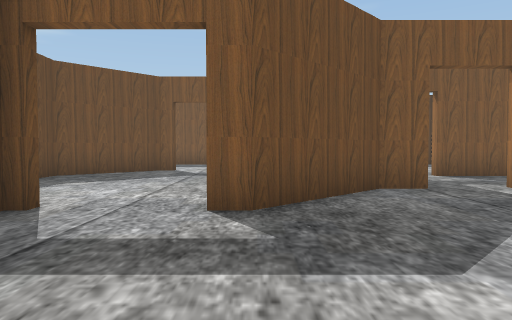
[1] (above)

24 first-person views from a walk through a Unity game level. The camera is 1.4 m above the floor, tilts 2° down and sees 70° across. The floor is counted in squares, 2 m on a side. Each view is taken from the middle of a square. On the plan, view 1 faces up. The plan holds only what a view shows up to about 11 squares ahead; the rest is blank. The place goes on beyond the plan. The player character is not drawn.

[2]
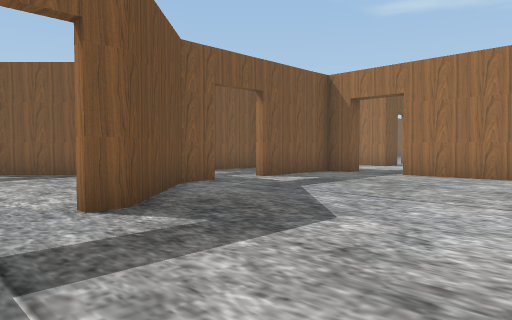

[3]
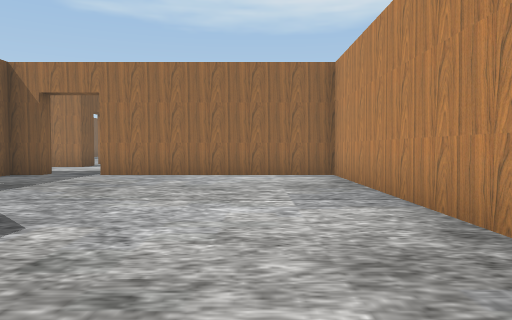

[4]
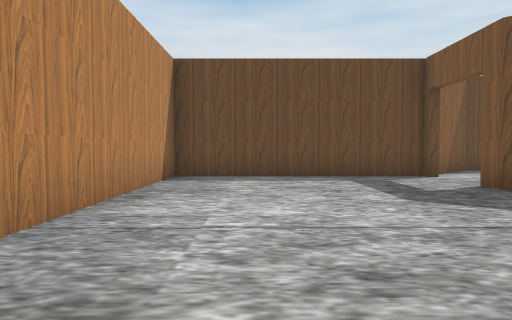

[5]
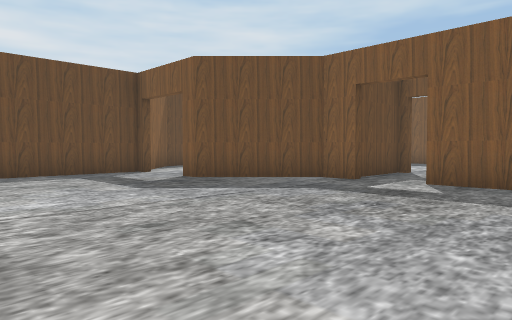

[6]
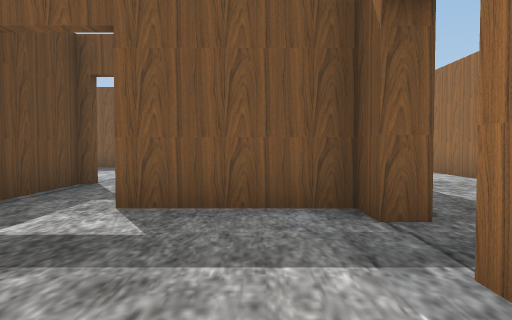

[7]
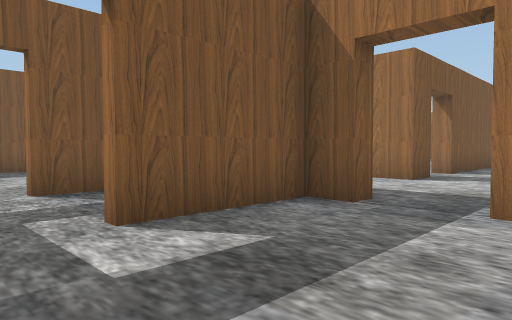

[8]
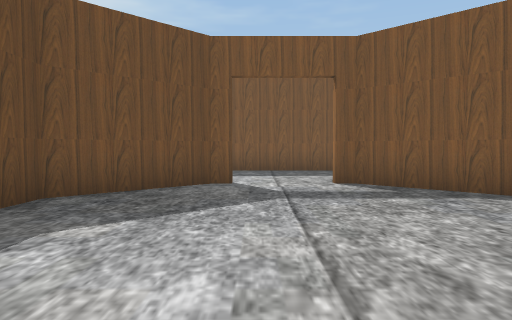

[9]
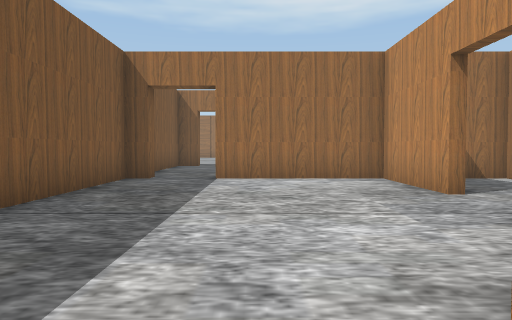

[10]
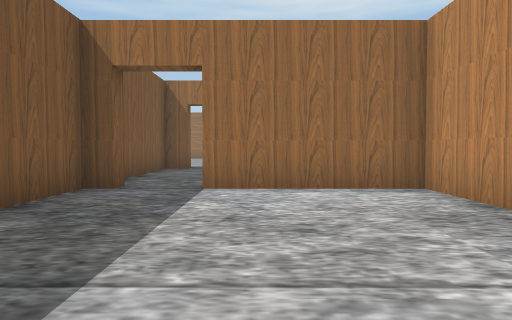

[11]
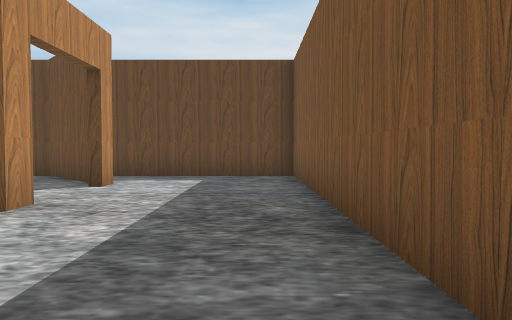

[12]
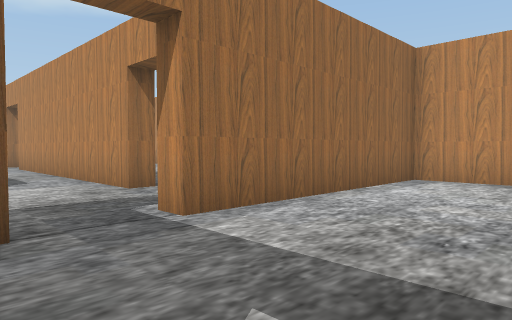

[13]
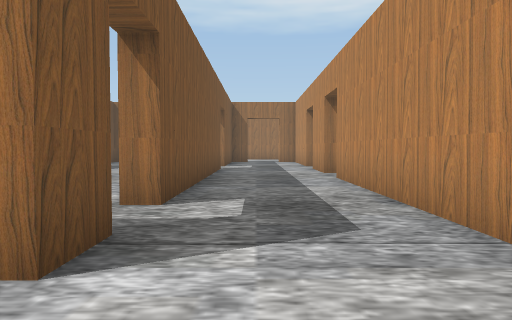

[14]
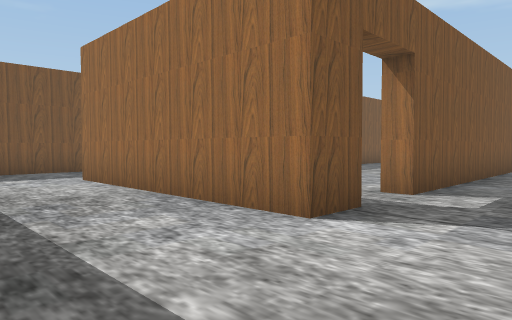

[15]
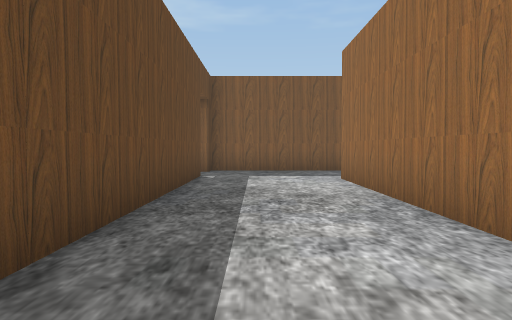

[16]
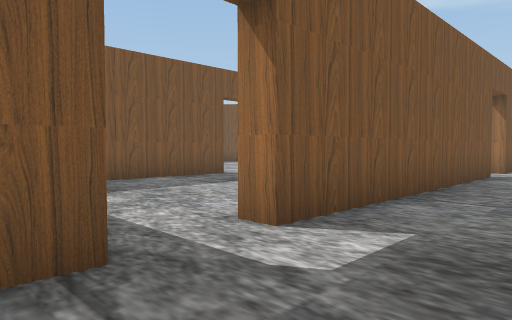

[17]
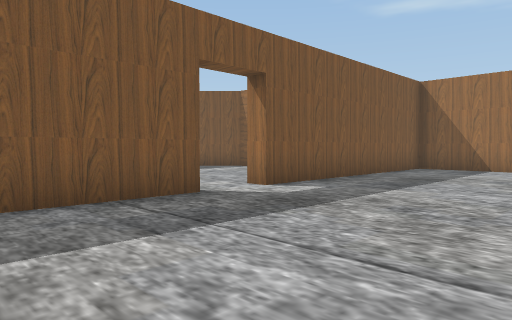

[18]
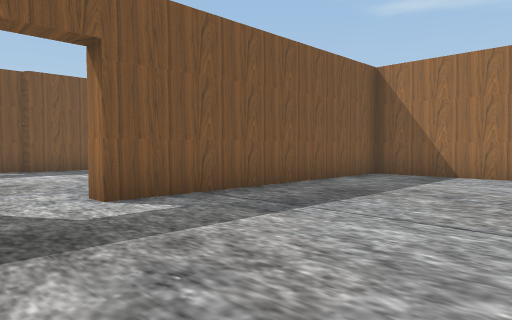

[19]
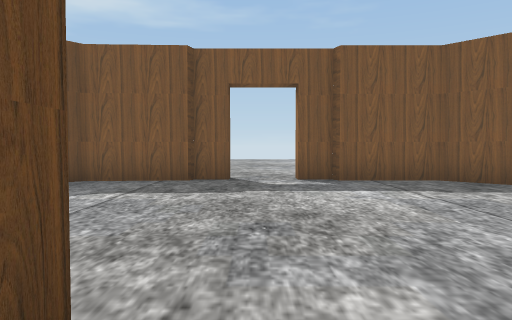

[20]
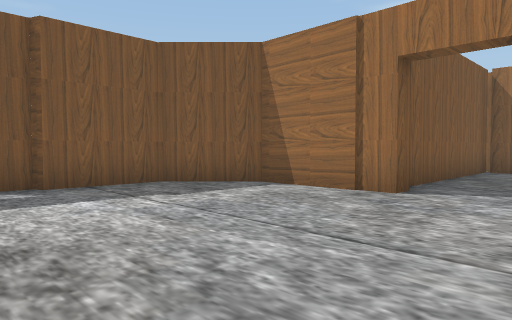

[21]
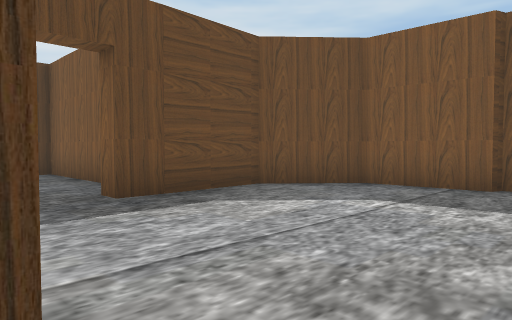

[22]
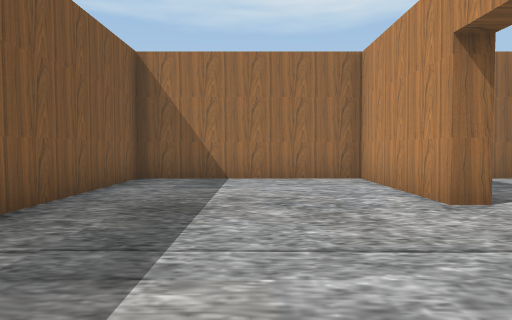

[23]
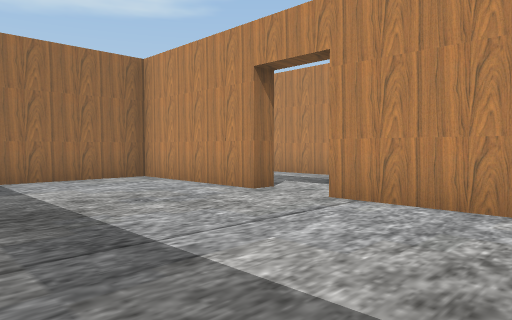

[24]
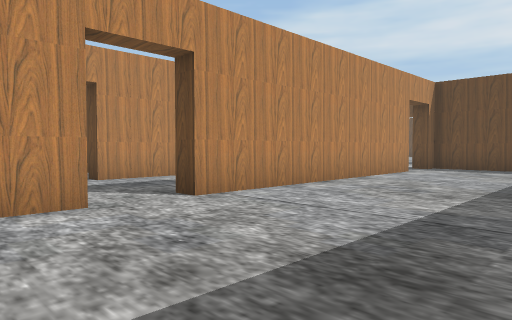

### Floor plan
Points are (right, up) in squares from view 1. A wall is a line through its corners. A room is listed if a view was taken in it or the views show most of it. See-through windows are left out.
Room 1 (views 1, 2, 3, 4, 5, 6, 7, 8, 12, 14)
walls: (3, 6.1) (2.1, 6.1) (0, 4) (-0.6, 4); (7.8, 5.4) (7.2, 5.4); (-2.8, 4.1) (-2.8, -2) (7.2, -2) (7.2, 3.9) (7.8, 3.9); (7.8, 6.1) (4.4, 6.1)
ways out: opening at (7.5, 4.5) to room 3; opening at (-1.5, 4.5) to room 6; opening at (3.5, 6) to room 7
Room 2 (views 9, 10, 11)
walls: (-0.5, 11.3) (0.1, 11.3); (4.4, 9.1) (7.2, 9.1) (7.2, 13); (-3, 11.3) (-2.4, 11.3); (7.7, 14.4) (7.2, 14.4); (8.5, 14.9) (-4.9, 14.9) (-4.9, 10.5)
ways out: opening at (7.5, 13.5) to room 3; opening at (-1.5, 10.5) to room 6; opening at (3.5, 9) to room 7
Room 3 (views 13, 15)
walls: (16.7, 18.7) (14.6, 18.7) (13, 17.1) (13.2, 14.2) (12.6, 14.2); (12, 14.9) (8.5, 14.9); (17.4, 19.5) (17.4, 18.9) (16.6, 18.9); (19.8, 18.9) (18.9, 18.9); (24, 14.4) (23.3, 14.4) (23.3, 17.2) (21.9, 18.7) (19.7, 18.7); (7.7, 12.9) (7.7, 5.9); (10.9, 6.1) (10.9, 12.3); (28.5, 14.6) (24.5, 14.6)
ways out: opening at (7.5, 4.5) to room 1; opening at (7.5, 13.5) to room 2; opening at (11, 4.5) to room 4; opening at (18, 12) to room 5; opening at (9, 3); opening at (18, 19)
Room 4 (view 16)
walls: (12, 6.1) (10.9, 6.1); (9.9, 3.1) (17.4, 3.1); (18.4, 6.1) (13.4, 6.1) (13.4, 6.6)
ways out: opening at (11, 4.5) to room 3; opening at (12.5, 6) to room 5; opening at (18, 3); opening at (19.5, 4.5)
Room 5 (views 17, 18, 19, 20, 21, 22, 23, 24)
walls: (17.4, 12.2) (17.4, 11.6) (14.1, 11.6); (22.4, 6.6) (26.2, 6.6) (26.2, 11.6) (18.9, 11.6) (18.9, 12.2); (13.4, 6.6) (20.9, 6.6); (11.4, 8.9) (11.4, 8)
ways out: opening at (18, 12) to room 3; opening at (12.5, 6) to room 4; opening at (21.5, 6)
Room 6 (no view inside)
walls: (-2.9, 11) (-4.9, 9) (-4.9, 6.3) (-3.3, 4.7); (1.7, 9.2) (-0.1, 11)
ways out: opening at (-1.5, 4.5) to room 1; opening at (-1.5, 10.5) to room 2
Room 7 (no view inside)
walls: (6.2, 8.9) (4.4, 8.9); (2.7, 9) (2.7, 6.8); (7.2, 6.4) (7.2, 7.4)
ways out: opening at (3.5, 6) to room 1; opening at (3.5, 9) to room 2

Where each view was taken, in squares from view 1:
view 1: 0 up, 0 right, facing up
view 2: 0 up, 2 left, facing up-right
view 3: 0 up, 2 left, facing right
view 4: 0 up, 6 right, facing left
view 5: 1 down, 7 right, facing up-left
view 6: 2 up, 6 right, facing up
view 7: 3 up, 3 right, facing up-right
view 8: 4 up, 2 left, facing up
view 9: 12 up, 1 left, facing right
view 10: 12 up, 1 right, facing right
view 11: 14 up, 4 right, facing left
view 12: 6 up, 4 right, facing down-right
view 13: 5 up, 9 right, facing right
view 14: 4 up, 8 right, facing up-right
view 15: 4 up, 9 right, facing up
view 16: 4 up, 11 right, facing up-right
view 17: 7 up, 14 right, facing up-right
view 18: 7 up, 17 right, facing up-right
view 19: 11 up, 18 right, facing up
view 20: 12 up, 18 right, facing up-right
view 21: 12 up, 18 right, facing up-left
view 22: 9 up, 18 right, facing right
view 23: 11 up, 18 right, facing down-right
view 24: 11 up, 24 right, facing down-left
